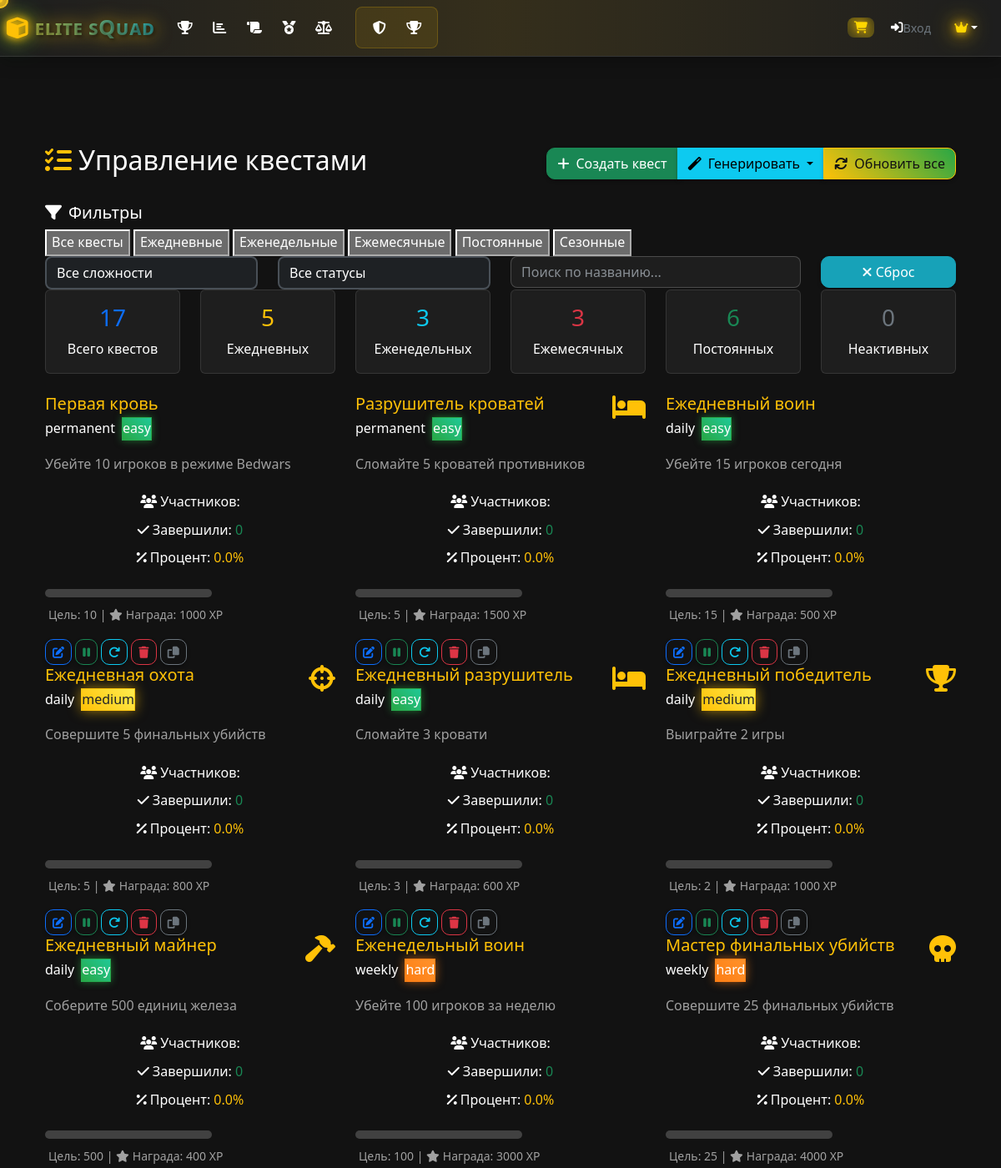
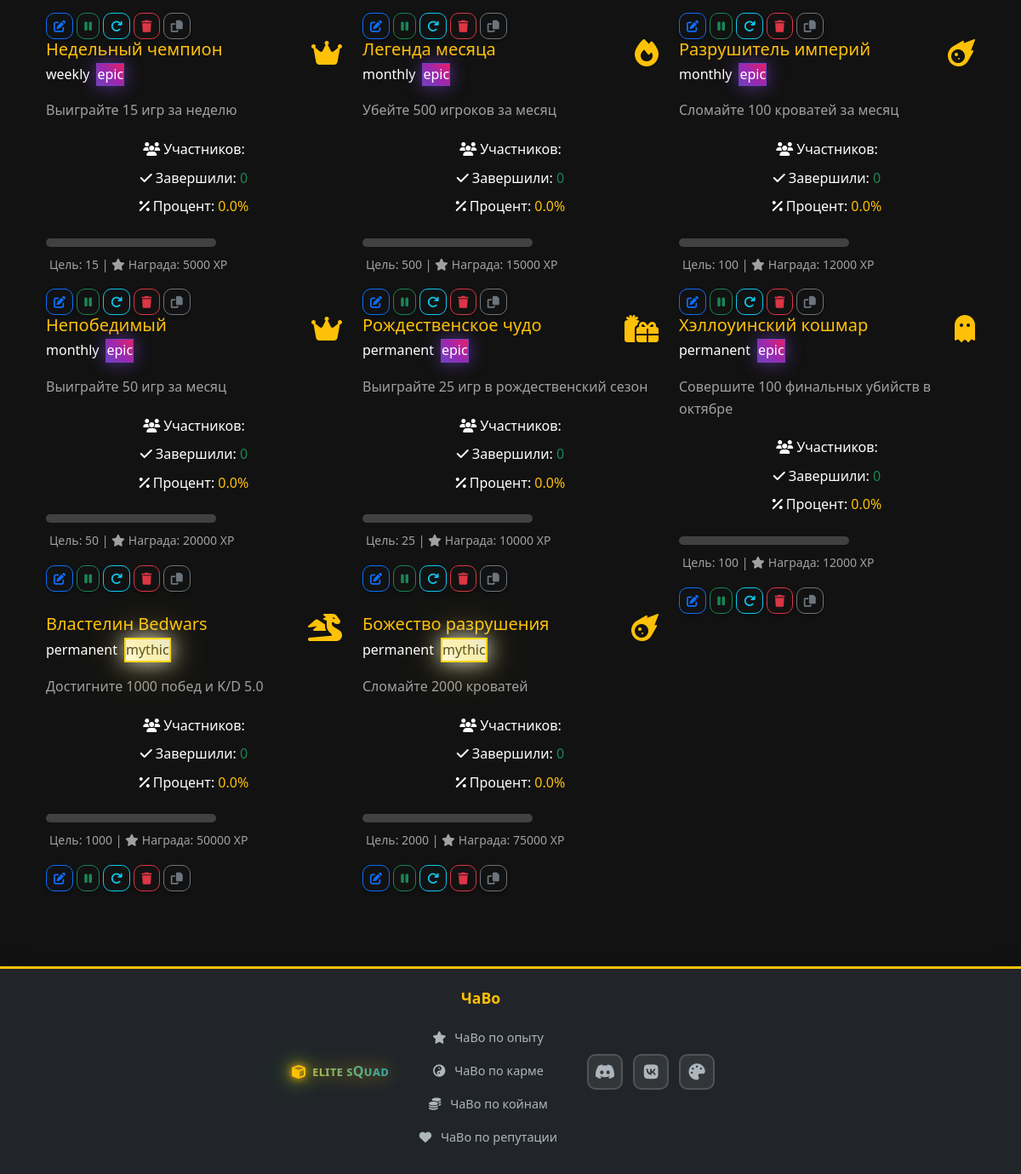
Page /admin/quests (signed in) on the committed database (2 pictures, top to bottom).
### models.py (models this page shows, shortened)
class Quest(db.Model):
    id = db.Column(db.Integer, primary_key=True)
    title = db.Column(db.String(200), nullable=False)
    description = db.Column(db.Text, nullable=False)
    type = db.Column(db.String(50), nullable=False)  # kills, beds, wins, etc.
    target_value = db.Column(db.Integer, nullable=False)
    reward_xp = db.Column(db.Integer, default=0)
    reward_coins = db.Column(db.Integer, default=0)
    reward_reputation = db.Column(db.Integer, default=0)
    reward_title = db.Column(db.String(100), nullable=True)
    icon = db.Column(db.String(50), default='fas fa-trophy')
    difficulty = db.Column(db.String(20), default='medium', nullable=False)  # easy, medium, hard, epic
    quest_category = db.Column(db.String(20), default='permanent', nullable=False)  # daily, weekly, monthly, thematic, mythic, permanent
    is_active = db.Column(db.Boolean, default=True)
    is_repeatable = db.Column(db.Boolean, default=True)
    expires_at = db.Column(db.DateTime, nullable=True)
    created_at = db.Column(db.DateTime, default=datetime.utcnow)
    last_refresh = db.Column(db.DateTime, default=datetime.utcnow)
    player_quests = db.relationship('PlayerQuest', backref='quest', lazy=True, cascade='all, delete-orphan')

### routes.py (the view)
@app.route('/admin/quests')
def admin_quests():
    if not session.get('is_admin', False):
        flash('Доступ запрещен!', 'error')
        return redirect(url_for('login'))
    quests = Quest.query.all()
    quest_stats = []
    for quest in quests:
        total_attempts = PlayerQuest.query.filter_by(quest_id=quest.id).count()
        completed = PlayerQuest.query.filter_by(quest_id=quest.id, is_completed=True).count()
        completion_rate = (completed / total_attempts * 100) if total_attempts > 0 else 0
        quest_stats.append({
            'quest': quest,
            'total_attempts': total_attempts,
            'completed': completed,
            'completion_rate': completion_rate
        })
    return render_template('admin_quests.html', quest_stats=quest_stats)

### templates/admin_quests.html (shortened to what this page needs)
{% extends "base.html" %}
{% block content %}
<div class="container-fluid py-4">
    <div class="d-flex justify-content-between align-items-center mb-4">
        <h2 class="page-title">
            <i class="fas fa-tasks text-warning me-2"></i>Управление квестами
        </h2>
        <div class="btn-group">
            <button class="btn btn-success" data-bs-target="#createQuestModal" data-bs-toggle="modal">
                <i class="fas fa-plus me-2"></i>Создать квест
            </button>
            <div class="btn-group" role="group">
                <button class="btn btn-info dropdown-toggle" data-bs-toggle="dropdown">
                    <i class="fas fa-magic me-2"></i>Генерировать
                </button>
            </div>
            <button class="btn btn-warning" onclick="refreshAllQuests()">
                <i class="fas fa-sync me-2"></i>Обновить все
            </button>
        </div>
    </div>
    <div class="filter-section">
        <h5><i class="fas fa-filter me-2"></i>Фильтры</h5>
        <div class="filter-tabs">
            <button class="filter-tab active" data-filter="all">Все квесты</button>
            <button class="filter-tab" data-filter="daily">Ежедневные</button>
            <button class="filter-tab" data-filter="weekly">Еженедельные</button>
            <button class="filter-tab" data-filter="monthly">Ежемесячные</button>
            <button class="filter-tab" data-filter="permanent">Постоянные</button>
            <button class="filter-tab" data-filter="seasonal">Сезонные</button>
        </div>
        <div class="row">
            <div class="col-md-3">
                <select class="form-select" id="difficultyFilter">
                    <option value="all">Все сложности</option>
                </select>
            </div>
            <div class="col-md-3">
                <select class="form-select" id="statusFilter">
                    <option value="all">Все статусы</option>
                </select>
            </div>
            <div class="col-md-4">
                <input type="text" class="form-control" id="searchQuests" placeholder="Поиск по названию...">
            </div>
            <div class="col-md-2">
                <button class="btn btn-secondary w-100" onclick="resetFilters()">
                    <i class="fas fa-times"></i> Сброс
                </button>
            </div>
        </div>
    </div>
    <div class="row mb-4">
        <div class="col-md-2">
            <div class="card bg-dark border-primary">
                <div class="card-body text-center">
                    <h3 class="text-primary">{{ quest_stats|length }}</h3>
                    <p class="mb-0">Всего квестов</p>
                </div>
            </div>
        </div>
        <div class="col-md-2">
            <div class="card bg-dark border-warning">
                <div class="card-body text-center">
                    <h3 class="text-warning">{{ quest_stats|selectattr('quest.quest_category', 'equalto', 'daily')|list|length }}</h3>
                    <p class="mb-0">Ежедневных</p>
                </div>
            </div>
        </div>
        <div class="col-md-2">
            <div class="card bg-dark border-info">
                <div class="card-body text-center">
                    <h3 class="text-info">{{ quest_stats|selectattr('quest.quest_category', 'equalto', 'weekly')|list|length }}</h3>
                    <p class="mb-0">Еженедельных</p>
                </div>
            </div>
        </div>
        <div class="col-md-2">
            <div class="card bg-dark border-danger">
                <div class="card-body text-center">
                    <h3 class="text-danger">{{ quest_stats|selectattr('quest.quest_category', 'equalto', 'monthly')|list|length }}</h3>
                    <p class="mb-0">Ежемесячных</p>
                </div>
            </div>
        </div>
        <div class="col-md-2">
            <div class="card bg-dark border-success">
                <div class="card-body text-center">
                    <h3 class="text-success">{{ quest_stats|selectattr('quest.quest_category', 'equalto', 'permanent')|list|length }}</h3>
                    <p class="mb-0">Постоянных</p>
                </div>
            </div>
        </div>
        <div class="col-md-2">
            <div class="card bg-dark border-secondary">
                <div class="card-body text-center">
                    <h3 class="text-secondary">{{ quest_stats|selectattr('quest.is_active', 'equalto', False)|list|length }}</h3>
                    <p class="mb-0">Неактивных</p>
                </div>
            </div>
        </div>
    </div>
    <div class="row" id="questsGrid">
        {% for quest_stat in quest_stats %}
        <div class="col-lg-6 col-xl-4 quest-item"
             data-category="{{ quest_stat.quest.quest_category }}"
             data-difficulty="{{ quest_stat.quest.difficulty }}"
             data-status="{{ 'active' if quest_stat.quest.is_active else 'inactive' }}"
             data-title="{{ quest_stat.quest.title|lower }}">
            <div class="quest-card">
                <div class="d-flex justify-content-between align-items-start mb-3">
                    <div>
                        <h5 class="text-warning mb-1">{{ quest_stat.quest.title }}</h5>
                        <div class="d-flex gap-2 align-items-center">
                            <span class="quest-category-badge {{ quest_stat.quest.quest_category }}">
                                {{ quest_stat.quest.quest_category }}
                            </span>
                            <span class="quest-difficulty difficulty-{{ quest_stat.quest.difficulty }}">
                                {{ quest_stat.quest.difficulty }}
                            </span>
                        </div>
                    </div>
                    <div class="quest-icon">
                        <i class="{{ quest_stat.quest.icon }} fa-2x text-warning"></i>
                    </div>
                </div>
                <p class="text-muted mb-3">{{ quest_stat.quest.description }}</p>
                <div class="quest-stats">
                    <div class="stat-item">
                        <span><i class="fas fa-users me-1"></i>Участников:</span>
                    </div>
                    <div class="stat-item">
                        <span><i class="fas fa-check me-1"></i>Завершили:</span>
                        <span class="text-success">{{ quest_stat.completed }}</span>
                    </div>
                    <div class="stat-item">
                        <span><i class="fas fa-percentage me-1"></i>Процент:</span>
                        <span class="text-warning">{{ "%.1f"|format(quest_stat.completion_rate) }}%</span>
                    </div>
                    <div class="progress-bar-container">
                    </div>
                    <div class="mt-2">
                        <small class="text-muted">
                            Цель: {{ quest_stat.quest.target_value }}
                            | <i class="fas fa-star me-1"></i>Награда: {{ quest_stat.quest.reward_xp }} XP
                        </small>
                    </div>
                </div>
                <div class="admin-controls mt-3">
                    <button class="btn btn-sm btn-outline-primary" onclick="editQuest({{ quest_stat.quest.id }})">
                        <i class="fas fa-edit"></i>
                    </button>
                    <button class="btn btn-sm btn-outline-{{ 'success' if quest_stat.quest.is_active else 'warning' }}"
                            onclick="toggleQuestStatus({{ quest_stat.quest.id }})">
                        <i class="fas fa-{{ 'pause' if quest_stat.quest.is_active else 'play' }}"></i>
                    </button>
                    <button class="btn btn-sm btn-outline-info" onclick="resetQuestProgress({{ quest_stat.quest.id }})">
                        <i class="fas fa-redo"></i>
                    </button>
                    <button class="btn btn-sm btn-outline-danger" onclick="deleteQuest({{ quest_stat.quest.id }})">
                        <i class="fas fa-trash"></i>
                    </button>
                    <button class="btn btn-sm btn-outline-secondary" onclick="duplicateQuest({{ quest_stat.quest.id }})">
                        <i class="fas fa-copy"></i>
                    </button>
                </div>
            </div>
        </div>
        {% endfor %}
    </div>
</div>
{% endblock %}

### rows in the picture
Quest: quest "Первая кровь", quest.quest_category "permanent", quest.difficulty "easy", quest.description "Убейте 10 игроков в режиме Bedwars", quest.target_value "10", quest.reward_xp "1000"
Quest: quest "Разрушитель кроватей", quest.quest_category "permanent", quest.difficulty "easy", quest.description "Сломайте 5 кроватей противников", quest.target_value "5", quest.reward_xp "1500"
Quest: quest "Ежедневный воин", quest.quest_category "daily", quest.difficulty "easy", quest.description "Убейте 15 игроков сегодня", quest.target_value "15", quest.reward_xp "500"
Quest: quest "Ежедневная охота", quest.quest_category "daily", quest.difficulty "medium", quest.description "Совершите 5 финальных убийств", quest.target_value "5", quest.reward_xp "800"
Quest: quest "Ежедневный разрушитель", quest.quest_category "daily", quest.difficulty "easy", quest.description "Сломайте 3 кровати", quest.target_value "3", quest.reward_xp "600"
Quest: quest "Ежедневный победитель", quest.quest_category "daily", quest.difficulty "medium", quest.description "Выиграйте 2 игры", quest.target_value "2", quest.reward_xp "1000"
Quest: quest "Ежедневный майнер", quest.quest_category "daily", quest.difficulty "easy", quest.description "Соберите 500 единиц железа", quest.target_value "500", quest.reward_xp "400"
Quest: quest "Еженедельный воин", quest.quest_category "weekly", quest.difficulty "hard", quest.description "Убейте 100 игроков за неделю", quest.target_value "100", quest.reward_xp "3000"
Quest: quest "Мастер финальных убийств", quest.quest_category "weekly", quest.difficulty "hard", quest.description "Совершите 25 финальных убийств", quest.target_value "25", quest.reward_xp "4000"
Quest: quest "Недельный чемпион", quest.quest_category "weekly", quest.difficulty "epic", quest.description "Выиграйте 15 игр за неделю", quest.target_value "15", quest.reward_xp "5000"
Quest: quest "Легенда месяца", quest.quest_category "monthly", quest.difficulty "epic", quest.description "Убейте 500 игроков за месяц", quest.target_value "500", quest.reward_xp "15000"
Quest: quest "Разрушитель империй", quest.quest_category "monthly", quest.difficulty "epic", quest.description "Сломайте 100 кроватей за месяц", quest.target_value "100", quest.reward_xp "12000"
Quest: quest "Непобедимый", quest.quest_category "monthly", quest.difficulty "epic", quest.description "Выиграйте 50 игр за месяц", quest.target_value "50", quest.reward_xp "20000"
Quest: quest "Рождественское чудо", quest.quest_category "permanent", quest.difficulty "epic", quest.description "Выиграйте 25 игр в рождественский сезон", quest.target_value "25", quest.reward_xp "10000"
Quest: quest "Хэллоуинский кошмар", quest.quest_category "permanent", quest.difficulty "epic", quest.description "Совершите 100 финальных убийств в октябре", quest.target_value "100", quest.reward_xp "12000"
Quest: quest "Властелин Bedwars", quest.quest_category "permanent", quest.difficulty "mythic", quest.description "Достигните 1000 побед и K/D 5.0", quest.target_value "1000", quest.reward_xp "50000"
Quest: quest "Божество разрушения", quest.quest_category "permanent", quest.difficulty "mythic", quest.description "Сломайте 2000 кроватей", quest.target_value "2000", quest.reward_xp "75000"

### other values in the picture
{{ 'login'|t }} "Вход"
{{ quest_stats|length }} "17"
{{ quest_stat.completed }} "0" "0" "0" "0" "0" "0" "0" "0" "0" "0" "0" "0" "0" "0" "0" "0" "0"
{{ "%.1f"|format(quest_stat.completion_rate) }} "0.0" "0.0" "0.0" "0.0" "0.0" "0.0" "0.0" "0.0" "0.0" "0.0" "0.0" "0.0" "0.0" "0.0" "0.0" "0.0" "0.0"
